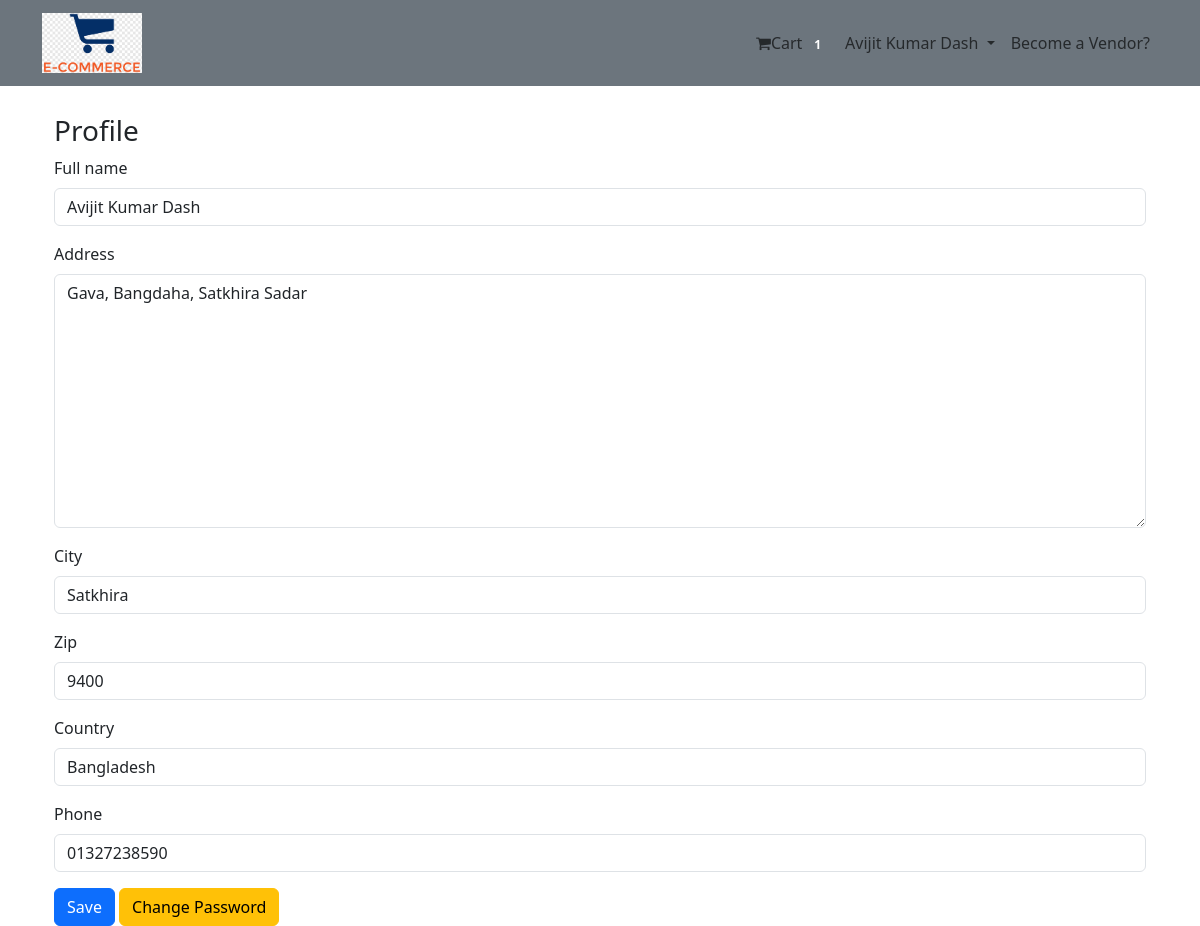
Page /account/update_profile/ (signed in) on the earlier database version.
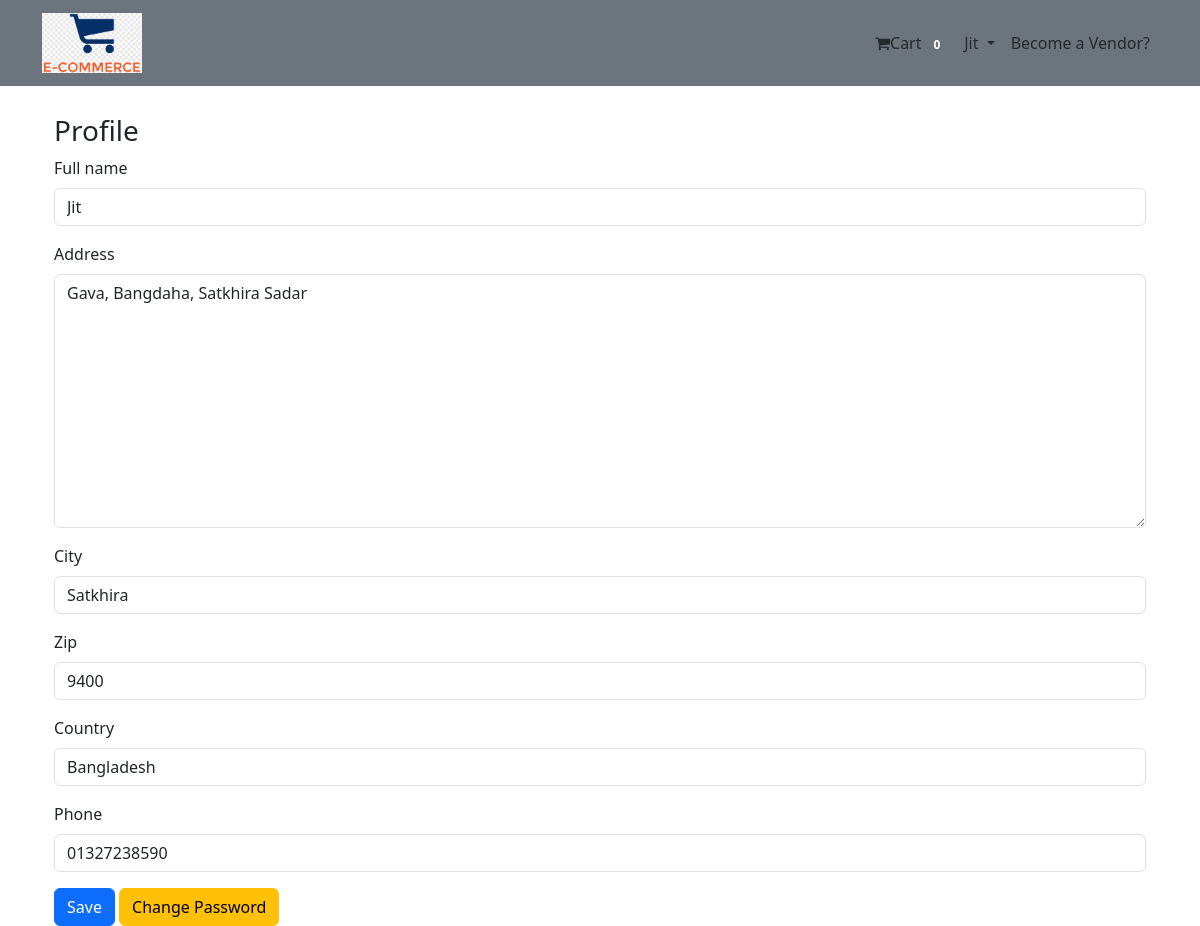
Same page on the later database version.
### account/models.py (models this page shows, shortened)
class User(AbstractBaseUser , PermissionsMixin):
    email = models.EmailField(unique=True, null=False)
    is_staff = models.BooleanField(
        gettext_lazy('stuff status'),
        default = False,
        help_text = gettext_lazy('Designates whether the user should be treated as active. Unselect this instead of deleting accounts.')
    )
    is_active = models.BooleanField(
        gettext_lazy('active'),
        default = True,
        help_text = gettext_lazy('Designates whether the user can log in this site.')
    )
    USERNAME_FIELD = 'email'
    objects = MyUserManager()

class Profile(models.Model):
    user = models.OneToOneField(User, on_delete=models.CASCADE, related_name='profile')
    full_name = models.CharField(max_length=255, blank=True)
    address = models.TextField(max_length=300,blank=True)
    city = models.CharField(max_length=50,blank=True)
    zip = models.CharField(max_length=10, blank=True)
    country = models.CharField(max_length=50, blank=True)
    phone = models.CharField(max_length=20, blank=True)
    date_joined = models.DateTimeField(auto_now_add=True)

### order/models.py (models this page shows, shortened)
class Order(models.Model):
    Processing = 'Processing'
    Delivered = 'Delivered'
    status_choices = [
        (Processing, 'Processing'),
        (Delivered, 'Delivered')
    ]
    coupon = models.ForeignKey(
        Coupon, on_delete=models.CASCADE, null=True, blank=True, related_name='cart_coupon')
    orderitems = models.ManyToManyField(Cart)
    user = models.ForeignKey(settings.AUTH_USER_MODEL, on_delete=models.CASCADE)
    ordered = models.BooleanField(default=False)
    created = models.DateTimeField(auto_now_add=True)
    paymentId = models.CharField(max_length=264, blank=True, null=True)
    orderId = models.CharField(max_length=255,blank=True, null=True)
    status = models.CharField(
        max_length=10, choices=status_choices, default=Processing)

### account/views.py (the view)
# urls.py: path('update_profile/',views.update_profile, name='update_profile'),
@login_required
def update_profile(request):
    profile = Profile.objects.get(user = request.user)
    form = ProfileForm(instance=profile)
    if request.method == 'POST':
        form = ProfileForm(request.POST, instance=profile)
        if form.is_valid():
            form.save()
            messages.success(request, "Updated!")
            form = ProfileForm(instance=profile)
    return render(request,'account/update_profile.html', context = {'form':form})

### account/forms.py
class ProfileForm(ModelForm):
    class Meta:
        model = Profile
        exclude = ['user']

### order/templatetags/cart_tag.py (called while the page is built)
@register.filter
def cart_total(user):
    order = Order.objects.filter(user=user, ordered=False)
    if order.exists():
        return order[0].orderitems.count()
    else:
        return 0

### templates/account/update_profile.html (shortened to what this page needs)
{% extends "base.html" %}
{% load crispy_forms_tags %}
{% block content %}
<h3>Profile</h3>
    <form method="POST">
        {{form | crispy}}
        <button type="submit" class="btn btn-primary">Save</button>
        <a href="{% url 'password_change' %}" class="btn btn-warning">Change Password</a>
    </form>
{% endblock content %}

### templates/navbar.html (shortened to what this page needs)
{% load cart_tag %}
<nav class="navbar navbar-expand-lg bg-secondary">
    <div class="container">
        <a class="navbar-brand" href="{% url 'home' %}"><img class="logo" src="/static/logo/logo.png" alt=""></a>
        <div class="collapse navbar-collapse" id="navbarNav">
            <ul class="navbar-nav ms-auto">
                {% if request.user.is_authenticated %}
                <li class="nav-item">
                    <a href="{% url 'cart' %}" class="nav-link">
                        <i class="fa fa-shopping-cart"></i>Cart
                        <span class="badge badge-light"> {{ request.user|cart_total }}</span>
                    </a>
                </li>
                <li class="nav-item dropdown">
                    {% if user.profile.full_name %}
                    <a class="nav-link dropdown-toggle" href="#" role="button" data-bs-toggle="dropdown"
                        aria-expanded="false">
                        {{user.profile.full_name}}
                    </a>
                    {% else %}
                    <a class="nav-link dropdown-toggle" href="#" role="button" data-bs-toggle="dropdown"
                        aria-expanded="false">
                        {{user.email}}
                    </a>
                    {% endif %}
                </li>
                {% if user.vendor_profile %}
                {% else %}
                <li class="nav-item">
                    <a class="nav-link" href="{% url 'vendor' %}">Become a Vendor?</a>
                </li>
                {% endif %}
                {% else %}
                <li class="nav-item">
                    <a href="{% url 'login' %}" class="btn btn-primary"> Sign Up / Log In </a>
                </li>
                {% endif %}
            </ul>
        </div>
    </div>
</nav>

Differences in the rows shown:
changed User: user|cart_total "1" → "0"; profile.full_name "Avijit Kumar Dash" → "Jit"
changed Profile "Gava, Bangdaha, Satkhira Sadar": full_name "Avijit Kumar Dash" → "Jit"
